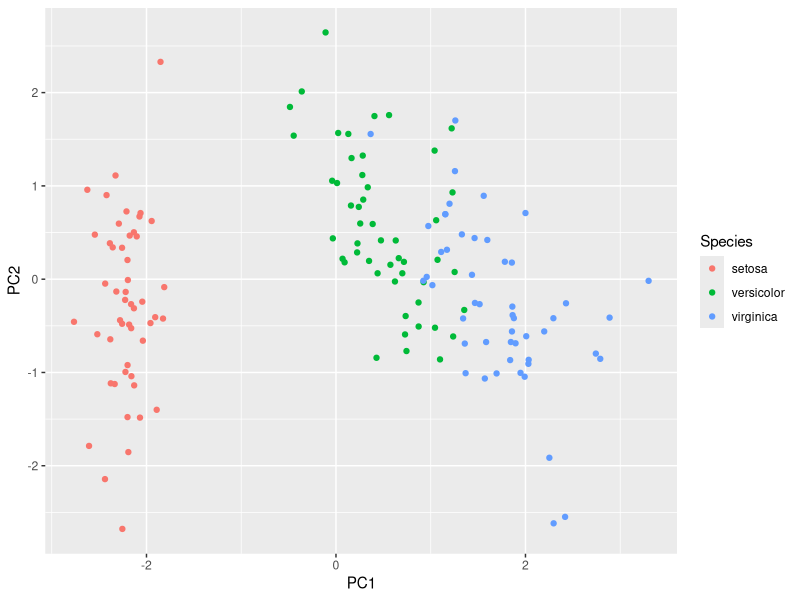
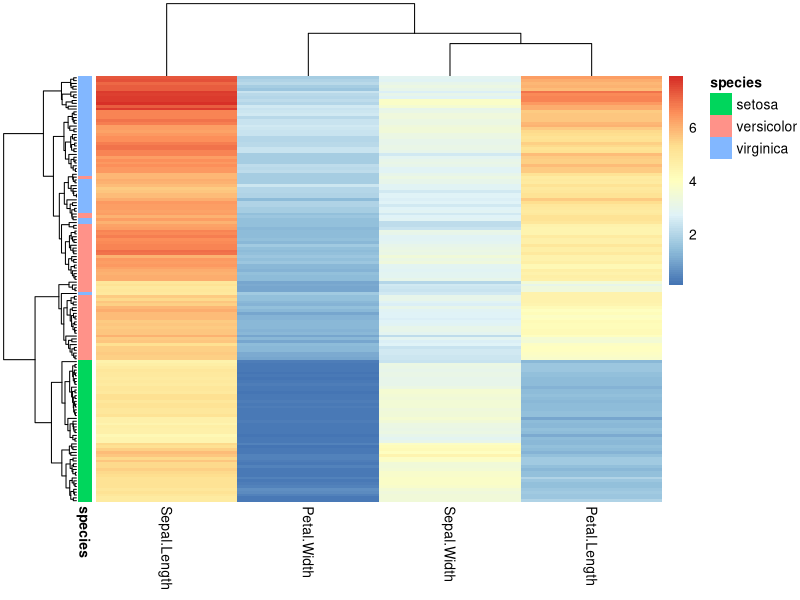
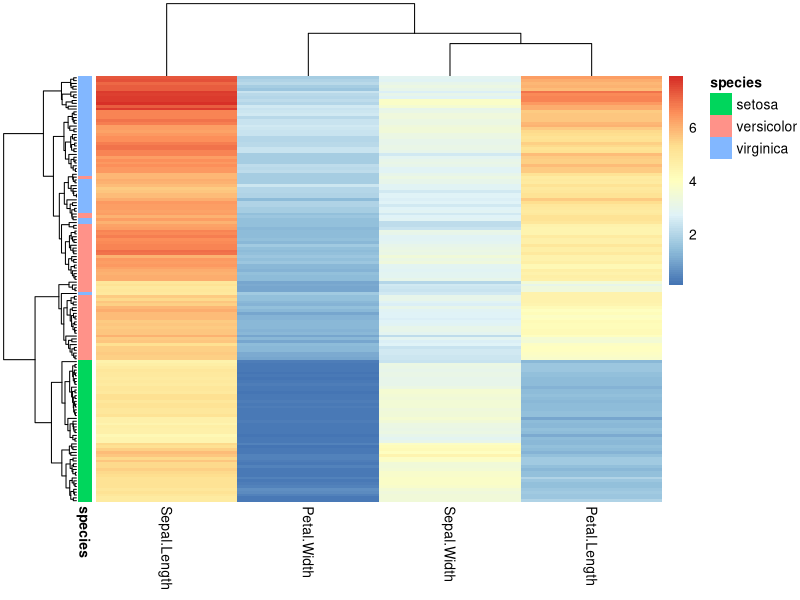
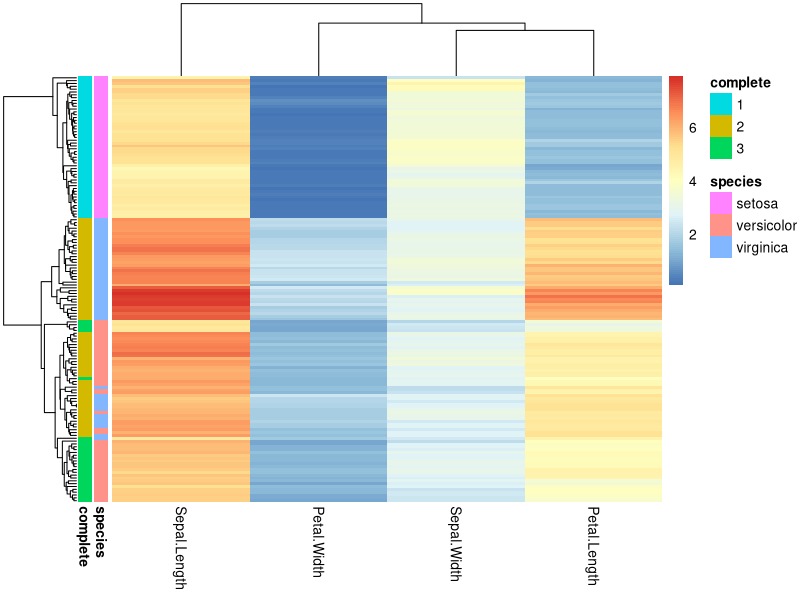
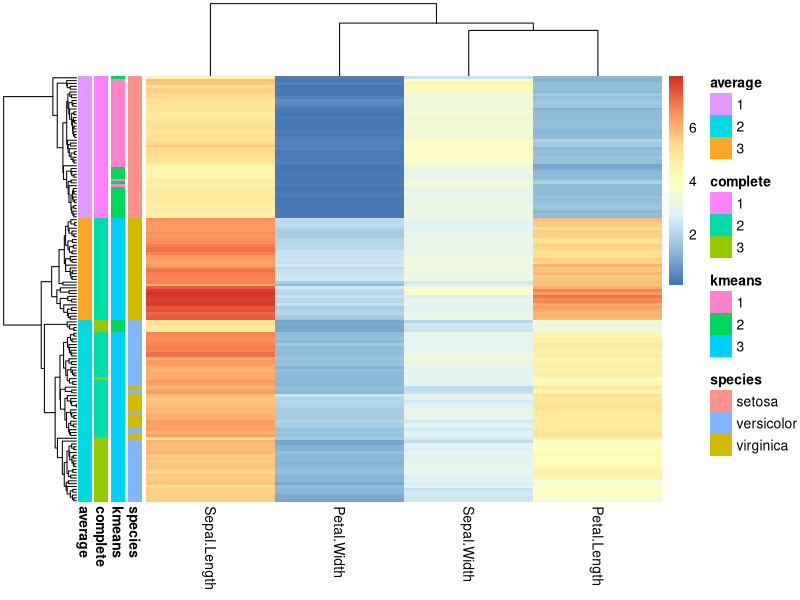

These charts were generated, in order, by the following R code:
library(mclust)
library(pheatmap)
library(data.table)
library(magrittr)
library(ggplot2)

# 1) PCA questions
iris2 <- as.data.table(iris)
iris2[, Species:=NULL]

# 1.1
ir.pca <- prcomp(iris2, center = TRUE, scale. = TRUE) 
summary(ir.pca)
# 0.7296 0.2285 0.03669 0.00518

# 1.2
iris_trans <- scale(iris2) %*% ir.pca$rotation
all(predict(ir.pca) == iris_trans)

qplot(PC1, PC2, geom="point", data=data.frame(iris_trans, Species = iris$Species),
      color = Species)

# 1.3 eu xei laaa

# 2.1
plot.data <- iris[, -5]
rownames(plot.data) <- paste("iris", 1:nrow(plot.data), sep=".")
row.ann <- data.frame(species = iris[, 5])
rownames(row.ann) <- rownames(plot.data)
pheatmap(plot.data,
         clustering_method = "complete",
         annotation_row = row.ann,
         show_rownames = FALSE)

# 2.2
plot.data <- iris[, -5]
rownames(plot.data) <- paste("iris", 1:nrow(plot.data), sep=".")
row.ann <- data.frame(species = iris[, 5])
rownames(row.ann) <- rownames(plot.data)
h1 <- pheatmap(plot.data,
         clustering_method = "complete",
         annotation_row = row.ann,
         show_rownames = FALSE)

complete <- cutree(h1$tree_row, k=3)


# 2.3
plot.data <- iris[, -5]
rownames(plot.data) <- paste("iris", 1:nrow(plot.data), sep=".")
row.ann <- data.frame(species = iris[, 5], complete = factor(complete))
rownames(row.ann) <- rownames(plot.data)
h2 <- pheatmap(plot.data,
         clustering_method = "average",
         annotation_row = row.ann,
         show_rownames = FALSE)

average <- cutree(h2$tree_row, k=3)
table(complete, average)

# 3
clust_km <- kmeans(iris[, -5], 3)

plot.data <- iris[, -5]
rownames(plot.data) <- paste("iris", 1:nrow(plot.data), sep=".")
row.ann <- data.frame(species = iris[, 5], kmeans = factor(clust_km$cluster), complete = factor(complete), average = factor(average))
rownames(row.ann) <- rownames(plot.data)
h2 <- pheatmap(plot.data,
               clustering_method = "average",
               annotation_row = row.ann,
               show_rownames = FALSE)

# well, kmeans gives results very similar to the average, but worse

# 4.1
clu_fit <- Mclust(iris[, c("Petal.Length", "Petal.Width")], G=3)

# 4.2
pe_len <- seq(min(iris$Petal.Length), max(iris$Petal.Length), 0.01)
pe_wid <- seq(min(iris$Petal.Width), max(iris$Petal.Width), 0.01)

# cluster 3 is bigger because of the covariance, we basically have a very big yellow elipse 

# 5.1
Rand_index <- function(X, Y)
{
  pairs <- t(combn(1:length(X), 2))
  
  
}

# mixtures models are the best
